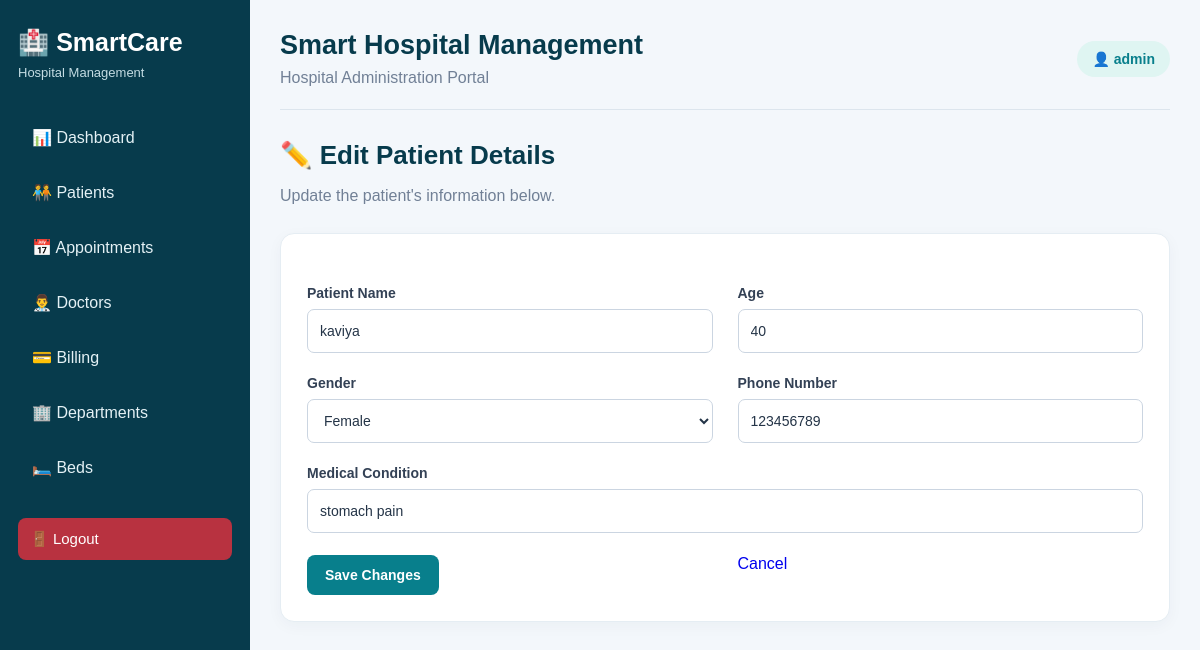
/edit_patient/4 (signed in), run on the app's committed database.
### tables this page shows
CREATE TABLE patients (
            id INTEGER PRIMARY KEY AUTOINCREMENT,
            name TEXT NOT NULL,
            age INTEGER NOT NULL,
            gender TEXT NOT NULL,
            phone TEXT NOT NULL,
            condition_name TEXT NOT NULL
        );

### app.py (the view, shortened to what this page needs)
@app.route("/edit_patient/<int:patient_id>", methods=["GET", "POST"])
@login_required
def edit_patient(patient_id):
    conn = get_db_connection()
    try:
        patient = conn.execute(
            "SELECT * FROM patients WHERE id = ?",
            (patient_id,)
        ).fetchone()
        if patient is None:
            flash("Patient record not found.", "error")
            return redirect(url_for("patients"))
    finally:
        conn.close()
    return render_template("edit_patient.html", patient=patient)

### app.py (called while the page is built)
def get_db_connection():
    conn = sqlite3.connect(DATABASE)
    conn.row_factory = sqlite3.Row
    return conn

def login_required(view_function):
    @wraps(view_function)
    def wrapped_view(*args, **kwargs):
        if "admin_id" not in session:
            flash("Please log in to continue.", "error")
            return redirect(url_for("login"))
        return view_function(*args, **kwargs)
    return wrapped_view

### templates/edit_patient.html (shortened to what this page needs)
{% extends "base.html" %}
{% block content %}
<section class="welcome">
    <h2>✏️ Edit Patient Details</h2>
    <p>Update the patient's information below.</p>
</section>
<section class="panel">
    <form method="POST"
          action="{{ url_for('edit_patient', patient_id=patient.id) }}"
          class="patient-form">
        <div class="form-group">
            <label for="name">Patient Name</label>
            <input type="text"
                   id="name"
                   name="name"
                   value="{{ patient.name }}"
                   maxlength="100"
                   required>
        </div>
        <div class="form-group">
            <label for="age">Age</label>
            <input type="number"
                   id="age"
                   name="age"
                   value="{{ patient.age }}"
                   min="1"
                   max="120"
                   required>
        </div>
        <div class="form-group">
            <label for="gender">Gender</label>
            <select id="gender" name="gender" required>
                <option value="Female"
                    {% if patient.gender == 'Female' %}selected{% endif %}>
                    Female
                </option>
            </select>
        </div>
        <div class="form-group">
            <label for="phone">Phone Number</label>
            <input type="tel"
                   id="phone"
                   name="phone"
                   value="{{ patient.phone }}"
                   maxlength="15"
                   required>
        </div>
        <div class="form-group full-width">
            <label for="condition_name">Medical Condition</label>
            <input type="text"
                   id="condition_name"
                   name="condition_name"
                   value="{{ patient.condition_name }}"
                   maxlength="200"
                   required>
        </div>
        <button type="submit" class="primary-button">
            Save Changes
        </button>
        <a href="{{ url_for('patients') }}" class="back-link">
            Cancel
        </a>
    </form>
</section>
{% endblock %}

### static/css/style.css (style rules this page uses)
* { box-sizing: border-box; }
body { margin: 0; font-family: Arial, Helvetica, sans-serif; background: #f3f7fb; color: #243447; }
a { text-decoration: none; }
.welcome { margin-bottom: 28px; }
.welcome h2 { margin-bottom: 8px; color: #073b4c; font-size: 26px; }
.welcome p { color: #718096; }
.panel { padding: 26px; background: white; border: 1px solid #e5edf3; border-radius: 14px; box-shadow: 0 4px 15px rgba(20, 50, 70, 0.04); }
.primary-button { display: inline-block; padding: 12px 18px; background: #087f8c; color: white; border-radius: 8px; font-size: 14px; transition: background 0.2s ease; }
.patient-form { display: grid; grid-template-columns: repeat(2, minmax(0, 1fr)); gap: 22px 25px; margin-top: 25px; }
.patient-form .form-group { display: flex; flex-direction: column; gap: 8px; min-width: 0; }
.patient-form .form-group.full-width { grid-column: 1 / -1; }
.patient-form label { font-size: 14px; font-weight: 600; color: #334155; }
.patient-form input, .patient-form select { display: block; width: 100%; min-width: 0; height: 44px; padding: 10px 12px; border: 1px solid #cbd5e1; border-radius: 7px; background: #ffffff; color: #243447; font-family: inherit; font-size: 14px; outline: none; transition: border-color 0.2s, box-shadow 0.2s; }
.patient-form button.primary-button { justify-self: start; border: none; cursor: pointer; font-family: inherit; font-size: 14px; font-weight: 600; }

### data on the page
patients: name "kaviya", age "40", gender "Female", phone "123456789", condition_name "stomach pain"

### other printed values
{{ session.get('admin_username', 'Administrator') }} "admin"
